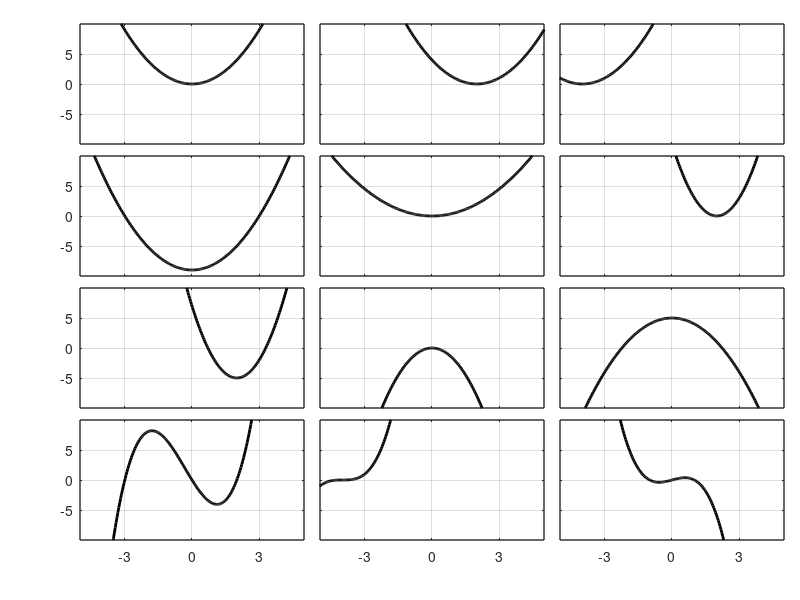

Here is the MATLAB script that generated this plot:
%
%  Section 1,  problem 1
%
x=linspace(-10,10,500);  figure('Position',[100 100 600 700],'Color',[1 1 1]);
xtl=[0 0 0 0 0 0 0 0 0 1 1 1];  ytl=[1 0 0 1 0 0 1 0 0 1 0 0];
xw=[.1 .4 .7 .1 .4 .7 .1 .4 .7 .1 .4 .7];
yw=[.76 .76 .76 .54 .54 .54 .32 .32 .32 .1 .1 .1];

p(1,:)=x.^2;             p(2,:)=(x-2).^2;    p(3,:)=(x+4).^2;
p(4,:)=x.^2-9;           p(5,:)=x.^2/2;      p(6,:)=3*(x-2).^2;
p(7,:)=3*(x-2).^2-5;     p(8,:)=-2*x.^2;     p(9,:)=-x.^2+5;
p(10,:)=x.^3+x.^2-6*x;   p(11,:)=(x+4).^3;   p(12,:)=x-x.^3;

for k=1:12  
    h(k)=subplot(1,12,k);  plot(x,p(k,:),'k','LineWidth',2); grid on; axis([-5 5 -10 10]);
    set(gca,'XTick',[-3 0 3],'YTick',[-5 0 5],'LineWidth',1)
    if xtl(k)==1 set(gca,'XTickLabel',{'-3','0','3'}); else set(gca,'XTickLabel',{'','',''}); end  
    if ytl(k)==1 set(gca,'YTickLabel',{'-5','0','5'}); else set(gca,'YTickLabel',{'','',''}); end  
end;
for k=1:12 set(h(k),'Position',[xw(k) yw(k) .28 .2]); end



